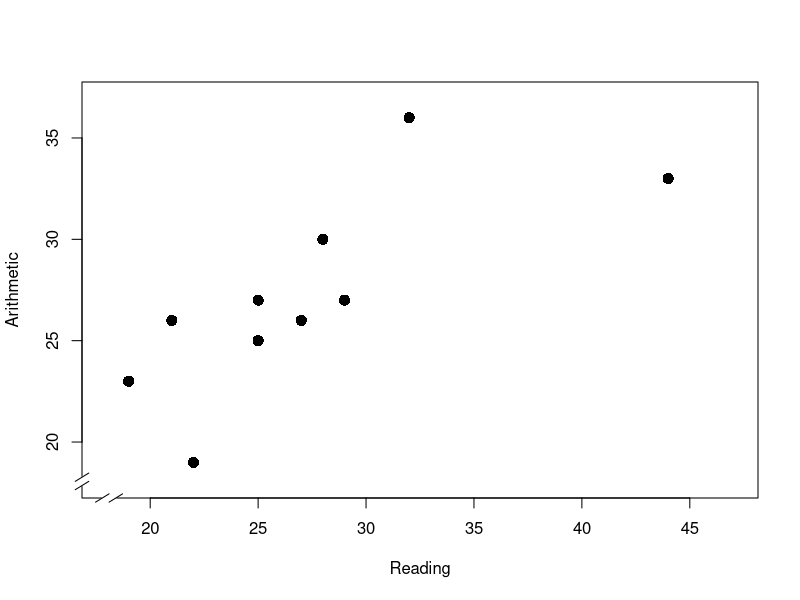
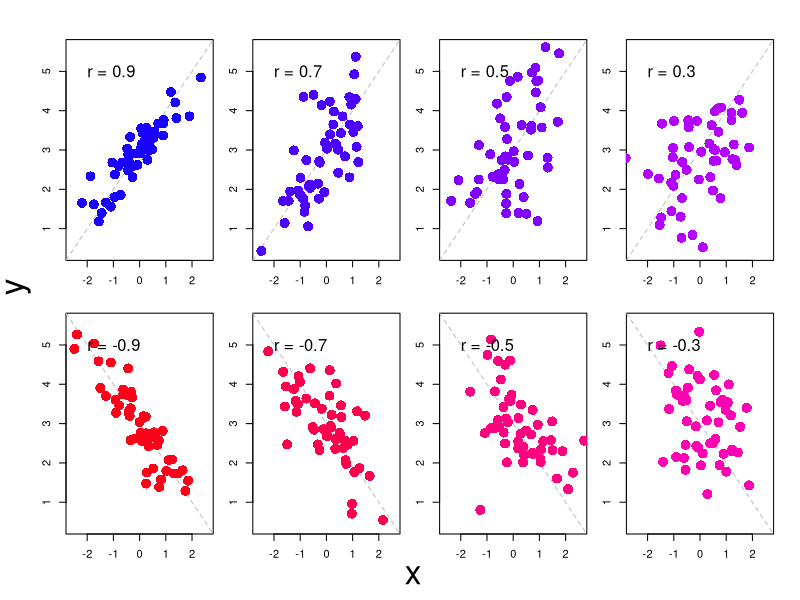
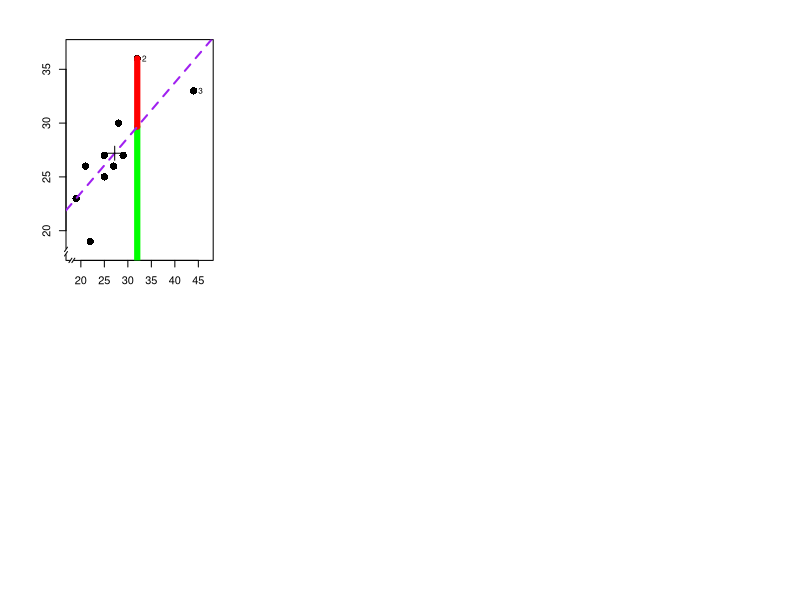

Write R code to recreate these figures, in order. (Note: this script raises an error after producing the figures.)
## ---- chunk 1
cito <- read.table(file="data/cito.txt", header=TRUE)
# variable names are Lezen=Reading, Rekenen=Arithmetic, WO=Geography, ...
with(cito, plot( Lezen, Rekenen, 
                 pch=16,cex=1.5, xlim=c(18,47), ylim=c(18,37),
                 xlab="Reading", ylab="Arithmetic") )
plotrix::axis.break(axis=1) # break in lowest X-axis
plotrix::axis.break(axis=2) # break in left Y-axis
## ---- chunk 2
# original version named correlationincolor.r, for statistiek1011, HQ 20110601
op <- par( mfrow=c(2,4), mar=c(2,2,2,1), oma=c(3,3,1,1) )  # 2 rows 4 cols
tol <- .005 # tolerance between intended and simulated correlation coef
for (i in c(.9,.7,.5,.3) ) {
	Sigma <- matrix( c(1,i,i,1), ncol=2 )
	repeat {
		aux <- MASS::mvrnorm( n=50, mu=c(0,3), Sigma=Sigma )
		thisr <- sqrt(summary(lm(aux[,2]~aux[,1]))[[8]]) * sign(coef(lm(aux[,2]~aux[,1]))[[2]])
		if (abs(thisr-i)<=tol) {break}
	}
# colours are gradient between 5/6 and 6/6 of rainbow
# note that colours are inverted relative to original version, blue pos red neg
	plot(aux, type="n", xlab="",ylab="",
		xlim=c(-2.6,2.6),ylim=c(0.4,5.6), pch=16 )
	abline(a=3,b=1,lty=2,col="grey")
	points(aux, cex=2, 
		 col=rainbow(n=1,start=(5/6-i/6)), pch=16 )
	text(-2,5, paste("r = ",round(thisr,2),sep=""), cex=1.5, adj=0 )
}
for (i in c(-.9,-.7,-.5,-.3) ) {
	Sigma <- matrix( c(1,i,i,1), ncol=2 )
	repeat {
		aux <- MASS::mvrnorm( n=50, mu=c(0,3), Sigma=Sigma )
		thisr <- sqrt(summary(lm(aux[,2]~aux[,1]))[[8]]) * sign(coef(lm(aux[,2]~aux[,1]))[[2]])
		if (abs(thisr-i)<=tol) {break}
	}
# note that colours are inverted relative to original version, blue pos red neg
	plot(aux, type="n", xlab="",ylab="",
		 xlim=c(-2.6,2.6),ylim=c(0.4,5.6), pch=16 )
	abline(a=3,b=-1,lty=2,col="grey")
	points(aux, cex=2, 
		   col=rainbow(n=1,start=(5/6-i/6)), pch=16 )
	text(-2,5, paste("r = ",round(thisr,2),sep=""), cex=1.5, adj=0 )
}
mtext(side=1,"x",outer=T,line=1,cex=2)
mtext(side=2,"y",outer=T,line=1,cex=2)
## ---- chunk 3
cito <- read.table(file="data/cito.txt", header=TRUE)
# variable names are Lezen=Reading, Rekenen=Arithmetic, WO=Geography, ...
dimnames(cito)[[2]] <- c( "Pupil", "Reading", "Arithmetic", "Geography",
                          "UrbanRural", "Arith.2cat" )
cor( cito[,2:4] ) # correlation matrix of columns 2,3,4
with( cito, cor.test( Reading, Arithmetic ) )
## ---- chunk 4
# modified from chunk above
# original version, named cito.R, by HQ 20160228 and 20160406
# data set `cito` is still available
with(cito, plot(Reading,Arithmetic,pch=16,cex=1.5, xlim=c(18,47), ylim=c(18,37)) )
plotrix::axis.break(axis=1) # break in lowest X-axis
plotrix::axis.break(axis=2) # break in left Y-axis
lm1 <- lm(Arithmetic~Reading, data=cito) 
segments( x0=cito$Reading[2], y0=0, y1=fitted(lm1)[2], col="green", lwd=6 )
segments( x0=cito$Reading[2], y0=fitted(lm1)[2], y1=cito$Arithmetic[2], col="red", 
lwd=6 )
abline(lm1,col="purple",lwd=2,lty=2)
with(cito, points( mean(Reading), mean(Arithmetic), pch=3, cex=2) ) # means
with(cito, text( Reading[2]+1,Arithmetic[2], "2", cex=0.75, adj=0) ) 
# influential points
with(cito, text( Reading[3]+1,Arithmetic[3], "3", cex=0.75, adj=0) )
## ---- chunk 5
summary( m1 <- lm( Arithmetic~Reading, data=cito ) )
## ---- chunk 6
sd( resid( m1 ) ) # s.d. of residuals according to `m1`
## ---- chunk 7
with(cito, cor.test( Reading,Arithmetic, method="spearman" ) )
## ---- chunk 8
UrbanRural2 <- ifelse( cito$Pupil<6, 1, 0) # 1=urban, 0=rural
Arithmetic2 <- ifelse( cito$Arithmetic>mean(cito$Arithmetic), 1, 0 ) # 1=high, 0=low
## ---- chunk 9
print( table(UrbanRural2,Arithmetic2) -> citocontingencytable ) 
# make and store a contingency table
if (require(psych)) { # for psych::phi
  phi(citocontingencytable) # contingency table made earlier is input here!
}
## ---- chunk 10
knitr::include_graphics("figures/correlation.png")
